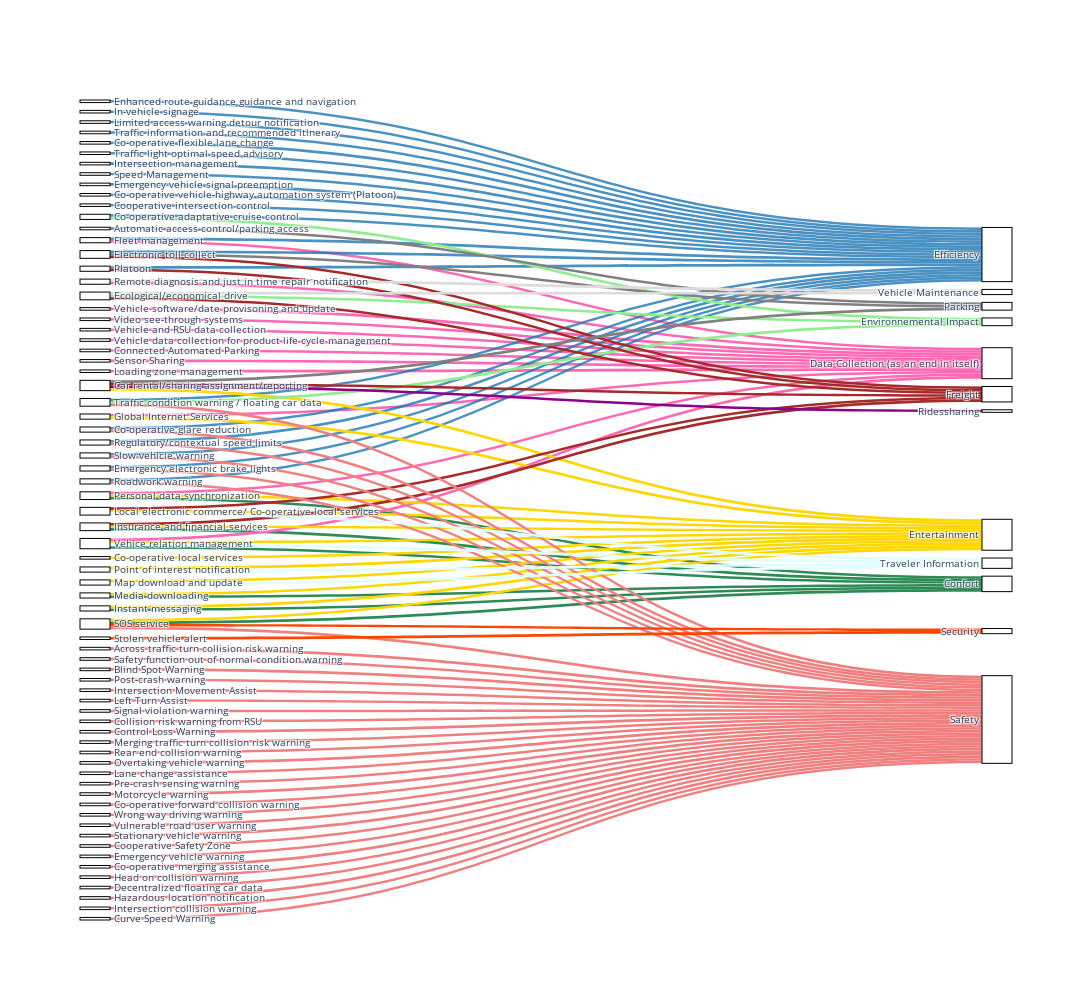

Notebook code cell kept with this figure:
### Code cell
import plotly.graph_objects as go
fig = go.Figure(data=[go.Sankey(
    orientation="h",
    valueformat = ".0f",
    valuesuffix = "TWh",
    
    hoverlabel = dict (
        align="left",
        bordercolor='black'
    ),
    node = dict(
      pad = 300,
        
        
      thickness = 30,
    
      line = dict(color = "black", width = 1),
        
      label = label1,
       
      color = "white",
        
  
    ),
    link = dict(
      source = Source, # indices correspond to labels, eg A1, A2, A1, B1, ...
      target = Target,
      value = Value,
      color=df['Color'],
  )
)])

fig.update_layout( font_size=10, width=1500,
    height=1000)
fig.show()

### Figure 1 — Plotly figure (JSON) as saved in the notebook; plotly's stock layout.template omitted (floating-point values rounded to 4 significant figures)
{"data": [{"hoverlabel": {"align": "left", "bordercolor": "black"}, "link": {"color": ["seagreen", "seagreen", "seagreen", "seagreen", "seagreen", "seagreen", "hotpink", "hotpink", "hotpink", "hotpink", "hotpink", "hotpink", "hotpink", "hotpink", "hotpink", "hotpink", "hotpink", "hotpink", "rgba(31, 119, 180, 0.8)", "rgba(31, 119, 180, 0.8)", "rgba(31, 119, 180, 0.8)", "rgba(31, 119, 180, 0.8)", "rgba(31, 119, 180, 0.8)", "rgba(31, 119, 180, 0.8)", "rgba(31, 119, 180, 0.8)", "rgba(31, 119, 180, 0.8)", "rgba(31, 119, 180, 0.8)", "rgba(31, 119, 180, 0.8)", "rgba(31, 119, 180, 0.8)", "rgba(31, 119, 180, 0.8)", "rgba(31, 119, 180, 0.8)", "rgba(31, 119, 180, 0.8)", "rgba(31, 119, 180, 0.8)", "rgba(31, 119, 180, 0.8)", "rgba(31, 119, 180, 0.8)", "rgba(31, 119, 180, 0.8)", "rgba(31, 119, 180, 0.8)", "rgba(31, 119, 180, 0.8)", "rgba(31, 119, 180, 0.8)", "rgba(31, 119, 180, 0.8)", "rgba(31, 119, 180, 0.8)", "gold", "gold", "gold", "gold", "gold", "gold", "gold", "gold", "gold", "gold", "gold", "gold", "lightgreen", "lightgreen", "lightgreen", "brown", "brown", "brown", "brown", "brown", "brown", "grey", "grey", "grey", "darkmagenta", "lightcoral", "lightcoral", "lightcoral", "lightcoral", "lightcoral", "lightcoral", "lightcoral", "lightcoral", "lightcoral", "lightcoral", "lightcoral", "lightcoral", "lightcoral", "lightcoral", "lightcoral", "lightcoral", "lightcoral", "lightcoral", "lightcoral", "lightcoral", "lightcoral", "lightcoral", "lightcoral", "lightcoral", "lightcoral", "lightcoral", "lightcoral", "lightcoral", "lightcoral", "lightcoral", "lightcoral", "lightcoral", "lightcoral", "lightcoral", "lightcoral", "lightcoral", "lightcoral", "lightcoral", "lightcoral", "lightcoral", "lightcoral", "lightcoral", "lightcoral", "lightcoral", "lightcoral", "lightcoral", "lightcoral", "lightcoral", "lightcoral", "lightcoral", "orangered", "orangered", "lightcyan", "lightcyan", "lightcyan", "lightcyan", "gainsboro", "gainsboro", "grey"], "source": [21, 42, 43, 48, 29, 62, 53, 12, 11, 55, 39, 32, 7, 21, 43, 68, 41, 24, 17, 13, "Nan", 37, 5, 63, "Nan", 44, 68, 45, 40, 30, 67, 51, 70, 16, 28, 3, 2, 59, 14, 65, 60, 21, 42, 35, 43, 48, 38, 49, 29, 62, 24, 25, 0, 61, 67, 17, 13, 49, 29, 14, 61, 0, 14, 0, 34, 0, 1, "Nan", 18, 19, 33, 54, 64, 56, 66, 20, 22, "Nan", "Nan", 5, "Nan", 59, "Nan", 26, 44, "Nan", "Nan", 23, 27, 4, "Nan", 46, "Nan", 31, 52, 36, 67, 47, 15, 70, "Nan", 8, "Nan", 57, "Nan", 42, 16, 10, 9, 69, 50, 6, "Nan", "Nan", "Nan", "Nan", 58, 42, 21, 35, 38, 49, 32, 61, "Nan"], "target": [80, 80, 80, 80, 80, 80, 78, 78, 78, 78, 78, 78, 78, 78, 78, 78, 78, 78, 76, 76, "Nan", 76, 76, 76, "Nan", 76, 76, 76, 76, 76, 76, 76, 76, 76, 76, 76, 76, 76, 76, 76, 76, 82, 82, 82, 82, 82, 82, 82, 82, 82, 82, 82, 82, 75, 75, 75, 81, 81, 81, 81, 81, 81, 71, 71, 71, 74, 79, "Nan", 79, 79, 79, 79, 79, 79, 79, 79, 79, "Nan", "Nan", 79, "Nan", 79, "Nan", 79, 79, "Nan", "Nan", 79, 79, 79, "Nan", 79, "Nan", 79, 79, 79, 79, 79, 79, 79, "Nan", 79, "Nan", 79, "Nan", 79, 79, 79, 79, 79, 79, 79, "Nan", "Nan", "Nan", "Nan", 72, 72, 73, 73, 73, 73, 77, 77, "Nan"], "value": [1, 1, 1, 1, 1, 1, 1, 1, 1, 1, 1, 1, 1, 1, 1, 1, 1, 1, 1, 1, 1, 1, 1, 1, 1, 1, 1, 1, 1, 1, 1, 1, 1, 1, 1, 1, 1, 1, 1, 1, 1, 1, 1, 1, 1, 1, 1, 1, 1, 1, 1, 1, 1, 1, 1, 1, 1, 1, 1, 1, 1, 1, 1, 1, 1, 1, 1, 1, 1, 1, 1, 1, 1, 1, 1, 1, 1, 1, 1, 1, 1, 1, 1, 1, 1, 1, 1, 1, 1, 1, 1, 1, 1, 1, 1, 1, 1, 1, 1, 1, 1, 1, 1, 1, 1, 1, 1, 1, 1, 1, 1, 1, 1, 1, 1, 1, 1, 1, 1, 1, 1, 1, 1, 1, 1]}, "node": {"color": "white", "label": ["Car rental/sharing assignment/reporting", "Across traffic turn collision risk warning", "Enhanced route guidance guidance and navigation", "In-vehicle signage", "Safety function out of normal condition warning", "Co-operative glare reduction", "Blind Spot Warning", "Vehicle software/date provisoning and update", "Post-crash warning", "Intersection Movement Assist", "Left Turn Assist", "Video see-through systems", "Vehicle and RSU data collection", "Platoon", "Electronic toll collect", "Signal violation warning", "Regulatory/contextual speed limits", "Co-operative adaptative cruise control", "Collision risk warning from RSU", "Control Loss Warning", "Merging traffic turn collision risk warning", "Vehice relation management", "Rear end collision warning", "Overtaking vehicle warning", "Global Internet Services", "Co-operative local services", "Lane change assistance", "Pre-crash sensing warning", "Limited access warning detour notification", "Insurance and financial services", "Traffic information and recommended itinerary", "Motorcycle warning", "Remote diagnosis and just in time repair notification", "Co-operative forward collision warning", "Automatic access control/parking access", "Point of interest notification", "Wrong way driving warning", "Co-operative flexible lane change", "Map download and update", "Vehicle data collection for product life cycle management", "Traffic light optimal speed advisory", "Connected Automated Parking", "SOS service", "Personal data synchronization", "Slow vehicle warning", "Intersection management", "Vulnerable road user warning", "Stationary vehicle warning", "Media downloading", "Local electronic commerce/ Co-operative local services", "Cooperative Safety Zone", "Speed Management", "Emergency vehicle warning", "Sensor Sharing", "Co-operative merging assistance", "Loading zone management", "Head on collision warning", "Decentralized floating car data", "Stolen vehicle alert", "Emergency electronic brake lights", "Emergency vehicle signal preemption", "Ecological/economical drive", "Instant messaging", "Co-operative vehicle-highway automation system (Platoon)", "Hazardous location notification", "Cooperative intersection control", "Intersection collision warning", "Traffic condition warning / floating car data", "Fleet management", "Curve Speed Warning", "Roadwork warning", "Parking", "Security", "Traveler Information", "Ridessharing", "Environnemental Impact", "Efficiency", "Vehicle Maintenance", "Data Collection (as an end in itself)", "Safety", "Confort", "Freight", "Entertainment"], "line": {"color": "black", "width": 1}, "pad": 300, "thickness": 30}, "orientation": "h", "type": "sankey", "valueformat": ".0f", "valuesuffix": "TWh"}], "layout": {"font": {"size": 10}, "height": 1000, "width": 1500}}
